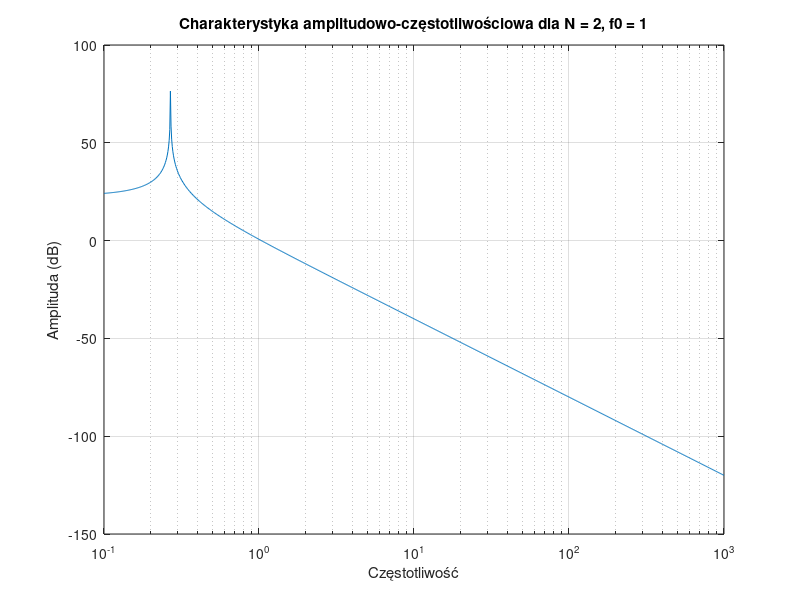
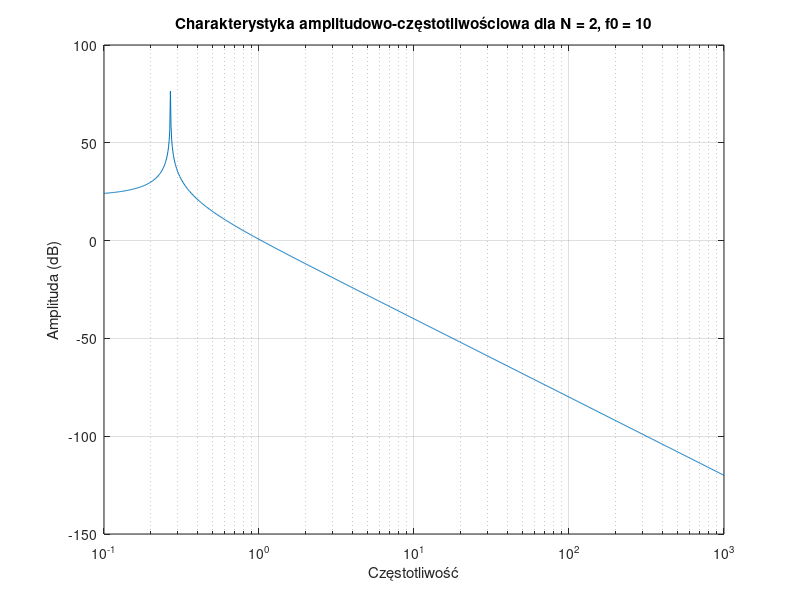
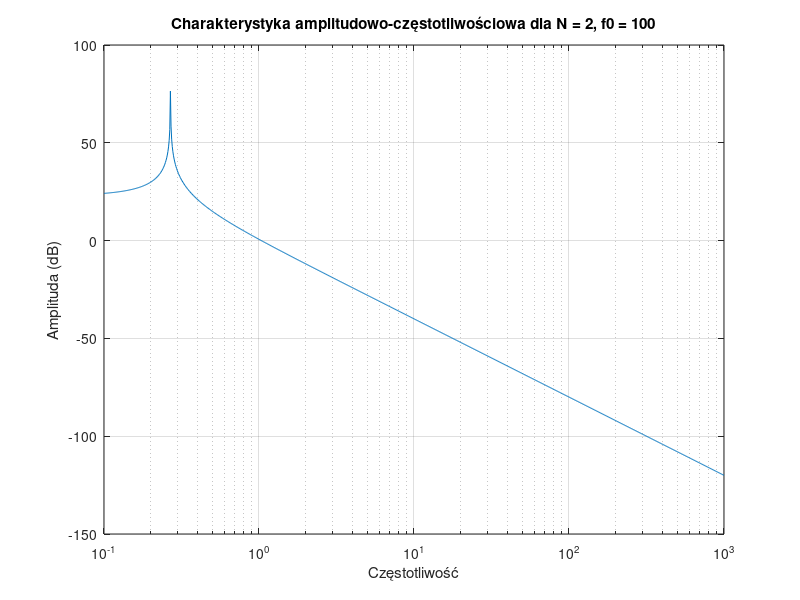
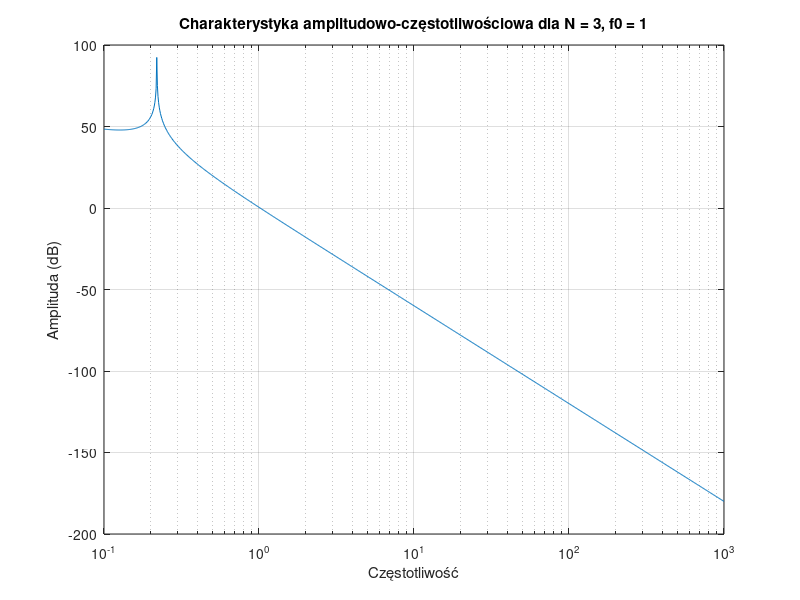

Write the MATLAB code that produced these figures, in order.
Ns = [2, 3, 4, 5, 6, 7, 8]; % różne wartości N, bieguny
f0s = [1, 10, 100]; % różne wartości f0, częstotliwość

% Pętle do przetestowania różnych przypadków
for i = 1:length(Ns)
    for j = 1:length(f0s)
        N = Ns(i);
        f0 = f0s(j);
        
        % Obliczenie biegunów i zer transmitancji (z, p)
        omega_p = tan(pi * f0); % Częstotliwość graniczna w dziedzinie cyfrowej
        n = 1:N;
        epsilon = 0.5; % Parametr epsilon
        
        beta = 1 / (N * acosh(1 / epsilon)); % Współczynnik beta
        
        p = -omega_p * sin((2 * n - 1) * pi / (2 * N)) + 1i * beta * cos((2 * n - 1) * pi / (2 * N));
        z = zeros(1, 0); % Filtr typu I ma zera w nieskończoności
        
        % Konwersja biegunów i zer na współczynniki a i b
        b = poly(z); % Współczynniki licznika (zer)
        a = poly(p); % Współczynniki mianownika (bieguny)
        
        % Normalizacja współczynników a i b
        a = a / a(1); % Normalizacja mianownika
        b = b / b(1); % Normalizacja licznika
        
        % Tworzenie charakterystyki amplitudowo-częstotliwościowej
        omega = logspace(-1, 3, 1000); % Zakres częstotliwości
        H = freqs(b, a, omega); % Transmitancja filtra
        
        % Wyświetlenie charakterystyki amplitudowo-częstotliwościowej
        figure;
        semilogx(omega, 20*log10(abs(H)));
        title(['Charakterystyka amplitudowo-częstotliwościowa dla N = ' num2str(N) ', f0 = ' num2str(f0)]);
        xlabel('Częstotliwość');
        ylabel('Amplituda (dB)');
        grid on;
    end
end
